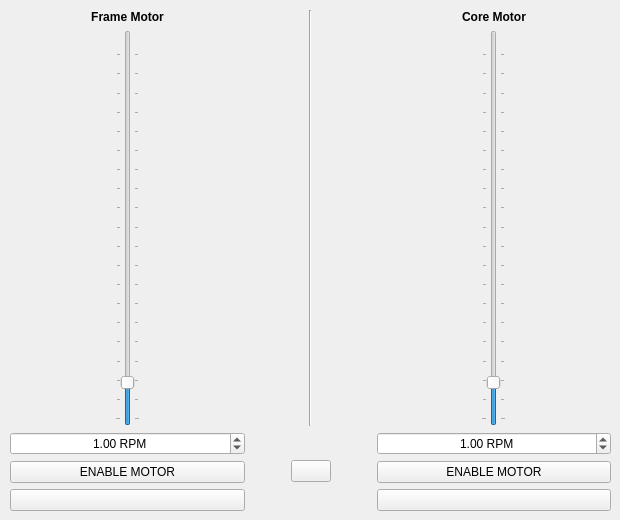
    <widget class="QWidget" name="main_motion_tab">
     <attribute name="title">
      <string>MOTION</string>
     </attribute>
     <widget class="QWidget" name="gridLayoutWidget_10">
      <property name="geometry">
       <rect>
        <x>10</x>
        <y>10</y>
        <width>601</width>
        <height>501</height>
       </rect>
      </property>
      <layout class="QGridLayout" name="gridLayout_10">
       <item row="4" column="0">
        <widget class="QPushButton" name="motion_frame_motor_reverse_pushButton">
         <property name="toolTip">
          <string>Reverse rotation direction</string>
         </property>
         <property name="text">
          <string/>
         </property>
         <property name="icon">
          <iconset>
           <normaloff>../_image/Clockwise.png</normaloff>../_image/Clockwise.png</iconset>
         </property>
         <property name="iconSize">
          <size>
           <width>20</width>
           <height>20</height>
          </size>
         </property>
        </widget>
       </item>
       <item row="2" column="0">
        <widget class="QDoubleSpinBox" name="motion_frame_motor_value_spinBox">
         <property name="enabled">
          <bool>true</bool>
         </property>
         <property name="sizePolicy">
          <sizepolicy hsizetype="MinimumExpanding" vsizetype="Fixed">
           <horstretch>0</horstretch>
           <verstretch>0</verstretch>
          </sizepolicy>
         </property>
         <property name="alignment">
          <set>Qt::AlignCenter</set>
         </property>
         <property name="readOnly">
          <bool>false</bool>
         </property>
         <property name="suffix">
          <string> RPM</string>
         </property>
         <property name="decimals">
          <number>2</number>
         </property>
         <property name="minimum">
          <double>0.050000000000000</double>
         </property>
         <property name="maximum">
          <double>10.000000000000000</double>
         </property>
         <property name="singleStep">
          <double>0.050000000000000</double>
         </property>
         <property name="value">
          <double>1.000000000000000</double>
         </property>
        </widget>
       </item>
       <item row="0" column="0" alignment="Qt::AlignHCenter">
        <widget class="QLabel" name="motion_frame_motor_text_label">
         <property name="text">
          <string>&lt;html&gt;&lt;head/&gt;&lt;body&gt;&lt;p align=&quot;center&quot;&gt;&lt;span style=&quot; font-weight:700;&quot;&gt;Frame Motor&lt;/span&gt;&lt;/p&gt;&lt;/body&gt;&lt;/html&gt;</string>
         </property>
        </widget>
       </item>
       <item row="2" column="2" rowspan="3">
        <widget class="QPushButton" name="motion_link_toggle_pushButton">
         <property name="toolTip">
          <string>Sync or desync motor controls</string>
         </property>
         <property name="text">
          <string/>
         </property>
         <property name="icon">
          <iconset>
           <normaloff>../_image/Link.png</normaloff>../_image/Link.png</iconset>
         </property>
         <property name="iconSize">
          <size>
           <width>30</width>
           <height>30</height>
          </size>
         </property>
         <property name="checkable">
          <bool>false</bool>
         </property>
        </widget>
       </item>
       <item row="4" column="4">
        <widget class="QPushButton" name="motion_core_motor_reverse_pushButton">
         <property name="toolTip">
          <string>Reverse rotation direction</string>
         </property>
         <property name="text">
          <string/>
         </property>
         <property name="icon">
          <iconset>
           <normaloff>../_image/Clockwise.png</normaloff>../_image/Clockwise.png</iconset>
         </property>
         <property name="iconSize">
          <size>
           <width>20</width>
           <height>20</height>
          </size>
         </property>
        </widget>
       </item>
       <item row="1" column="0" alignment="Qt::AlignHCenter">
        <widget class="QSlider" name="motion_frame_motor_value_verticalSlider">
         <property name="sizePolicy">
          <sizepolicy hsizetype="Fixed" vsizetype="Expanding">
           <horstretch>0</horstretch>
           <verstretch>0</verstretch>
          </sizepolicy>
         </property>
         <property name="minimum">
          <number>5</number>
         </property>
         <property name="maximum">
          <number>1000</number>
         </property>
         <property name="singleStep">
          <number>5</number>
         </property>
         <property name="pageStep">
          <number>5</number>
         </property>
         <property name="value">
          <number>100</number>
         </property>
         <property name="sliderPosition">
          <number>100</number>
         </property>
         <property name="tracking">
          <bool>true</bool>
         </property>
         <property name="orientation">
          <enum>Qt::Vertical</enum>
         </property>
         <property name="tickPosition">
          <enum>QSlider::TicksBothSides</enum>
         </property>
         <property name="tickInterval">
          <number>50</number>
         </property>
        </widget>
       </item>
       <item row="1" column="4" alignment="Qt::AlignHCenter">
        <widget class="QSlider" name="motion_core_motor_value_verticalSlider">
         <property name="minimum">
          <number>5</number>
         </property>
         <property name="maximum">
          <number>1000</number>
         </property>
         <property name="singleStep">
          <number>5</number>
         </property>
         <property name="pageStep">
          <number>5</number>
         </property>
         <property name="value">
          <number>100</number>
         </property>
         <property name="sliderPosition">
          <number>100</number>
         </property>
         <property name="tracking">
          <bool>true</bool>
         </property>
         <property name="orientation">
          <enum>Qt::Vertical</enum>
         </property>
         <property name="tickPosition">
          <enum>QSlider::TicksBothSides</enum>
         </property>
         <property name="tickInterval">
          <number>50</number>
         </property>
        </widget>
       </item>
       <item row="3" column="4">
        <widget class="QPushButton" name="motion_core_motor_enable_pushButton">
         <property name="toolTip">
          <string>Enable or disable motor driver</string>
         </property>
         <property name="text">
          <string>ENABLE MOTOR</string>
         </property>
        </widget>
       </item>
       <item row="0" column="4">
        <widget class="QLabel" name="motion_core_motor_text_label">
         <property name="text">
          <string>&lt;html&gt;&lt;head/&gt;&lt;body&gt;&lt;p align=&quot;center&quot;&gt;&lt;span style=&quot; font-weight:700;&quot;&gt;Core Motor&lt;/span&gt;&lt;/p&gt;&lt;/body&gt;&lt;/html&gt;</string>
         </property>
        </widget>
       </item>
       <item row="3" column="0">
        <widget class="QPushButton" name="motion_frame_motor_enable_pushButton">
         <property name="toolTip">
          <string>Enable or disable motor driver</string>
         </property>
         <property name="text">
          <string>ENABLE MOTOR</string>
         </property>
        </widget>
       </item>
       <item row="2" column="4">
        <widget class="QDoubleSpinBox" name="motion_core_motor_value_spinBox">
         <property name="enabled">
          <bool>true</bool>
         </property>
         <property name="sizePolicy">
          <sizepolicy hsizetype="MinimumExpanding" vsizetype="Fixed">
           <horstretch>0</horstretch>
           <verstretch>0</verstretch>
          </sizepolicy>
         </property>
         <property name="alignment">
          <set>Qt::AlignCenter</set>
         </property>
         <property name="suffix">
          <string> RPM</string>
         </property>
         <property name="decimals">
          <number>2</number>
         </property>
         <property name="minimum">
          <double>0.050000000000000</double>
         </property>
         <property name="maximum">
          <double>10.000000000000000</double>
         </property>
         <property name="singleStep">
          <double>0.050000000000000</double>
         </property>
         <property name="value">
          <double>1.000000000000000</double>
         </property>
        </widget>
       </item>
       <item row="0" column="2" rowspan="2" alignment="Qt::AlignHCenter">
        <widget class="Line" name="line_2">
         <property name="orientation">
          <enum>Qt::Vertical</enum>
         </property>
        </widget>
       </item>
       <item row="0" column="1" rowspan="5">
        <spacer name="horizontalSpacer_2">
         <property name="orientation">
          <enum>Qt::Horizontal</enum>
         </property>
         <property name="sizeType">
          <enum>QSizePolicy::Minimum</enum>
         </property>
         <property name="sizeHint" stdset="0">
          <size>
           <width>40</width>
           <height>20</height>
          </size>
         </property>
        </spacer>
       </item>
       <item row="0" column="3" rowspan="5">
        <spacer name="horizontalSpacer">
         <property name="orientation">
          <enum>Qt::Horizontal</enum>
         </property>
         <property name="sizeType">
          <enum>QSizePolicy::Minimum</enum>
         </property>
         <property name="sizeHint" stdset="0">
          <size>
           <width>40</width>
           <height>20</height>
          </size>
         </property>
        </spacer>
       </item>
      </layout>
     </widget>
    </widget>
